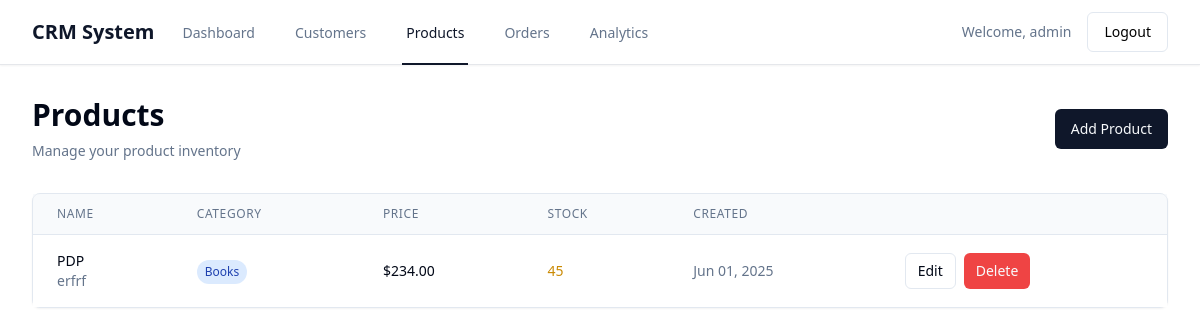
Screenshot of /products/ (signed in) with the database file from the repository.
### app/models.py (models this page shows, shortened)
class Product(models.Model):
    CATEGORY_CHOICES = [
        ('electronics', 'Electronics'),
        ('clothing', 'Clothing'),
        ('books', 'Books'),
        ('home', 'Home & Garden'),
        ('sports', 'Sports'),
        ('other', 'Other'),
    ]
    name = models.CharField(max_length=200)
    description = models.TextField()
    price = models.DecimalField(max_digits=10, decimal_places=2)
    category = models.CharField(max_length=20, choices=CATEGORY_CHOICES)
    stock_quantity = models.PositiveIntegerField(default=0)
    created_at = models.DateTimeField(auto_now_add=True)
    updated_at = models.DateTimeField(auto_now=True)

### app/views.py (the view)
# urls.py: path('products/', views.product_list, name='product_list'),
@login_required
def product_list(request):
    search_query = request.GET.get('search', '')
    category = request.GET.get('category', '')
    products = Product.objects.all()
    if search_query:
        products = products.filter(
            Q(name__icontains=search_query) |
            Q(description__icontains=search_query)
        )
    if category:
        products = products.filter(category=category)
    products = products.order_by('-created_at')
    paginator = Paginator(products, 10)
    page_number = request.GET.get('page')
    page_obj = paginator.get_page(page_number)
    context = {
        'products': page_obj,
        'search_query': search_query,
        'category': category,
        'categories': Product.CATEGORY_CHOICES,
    }
    return render(request, 'crm/product_list.html', context)

### app/templates/crm/product_list.html (shortened to what this page needs)
{% extends 'base.html' %}
{% block content %}
<div class="mx-auto max-w-7xl px-4 sm:px-6 lg:px-8 py-8">
    <div class="sm:flex sm:items-center">
        <div class="sm:flex-auto">
            <h1 class="text-3xl font-bold text-foreground">Products</h1>
            <p class="mt-2 text-sm text-muted-foreground">Manage your product inventory</p>
        </div>
        <div class="mt-4 sm:ml-16 sm:mt-0 sm:flex-none">
            <a href="{% url 'product_create' %}" class="inline-flex items-center justify-center rounded-md text-sm font-medium ring-offset-background transition-colors focus-visible:outline-none focus-visible:ring-2 focus-visible:ring-ring focus-visible:ring-offset-2 disabled:pointer-events-none disabled:opacity-50 bg-primary text-primary-foreground hover:bg-primary/90 h-10 px-4 py-2">
                Add Product
            </a>
        </div>
    </div>
    <div class="mt-8 flow-root">
        <div class="rounded-lg border border-border bg-card text-card-foreground shadow-sm">
            <div class="overflow-hidden">
                <table class="min-w-full divide-y divide-border">
                    <thead class="bg-muted/50">
                        <tr>
                            <th scope="col" class="px-6 py-3 text-left text-xs font-medium text-muted-foreground uppercase tracking-wider">Name</th>
                            <th scope="col" class="px-6 py-3 text-left text-xs font-medium text-muted-foreground uppercase tracking-wider">Category</th>
                            <th scope="col" class="px-6 py-3 text-left text-xs font-medium text-muted-foreground uppercase tracking-wider">Price</th>
                            <th scope="col" class="px-6 py-3 text-left text-xs font-medium text-muted-foreground uppercase tracking-wider">Stock</th>
                            <th scope="col" class="px-6 py-3 text-left text-xs font-medium text-muted-foreground uppercase tracking-wider">Created</th>
                            <th scope="col" class="relative px-6 py-3"><span class="sr-only">Actions</span></th>
                        </tr>
                    </thead>
                    <tbody class="bg-card divide-y divide-border">
                        {% for product in products %}
                        <tr>
                            <td class="px-6 py-4 whitespace-nowrap">
                                <div>
                                    <div class="text-sm font-medium text-foreground">{{ product.name }}</div>
                                    <div class="text-sm text-muted-foreground">{{ product.description|truncatechars:50 }}</div>
                                </div>
                            </td>
                            <td class="px-6 py-4 whitespace-nowrap">
                                <span class="inline-flex items-center rounded-full px-2 py-1 text-xs font-medium bg-blue-100 text-blue-800">
                                    {{ product.get_category_display }}
                                </span>
                            </td>
                            <td class="px-6 py-4 whitespace-nowrap text-sm text-foreground">
                                ${{ product.price }}
                            </td>
                            <td class="px-6 py-4 whitespace-nowrap text-sm text-foreground">
                                <span class="{% if product.stock_quantity < 10 %}text-red-600{% elif product.stock_quantity < 50 %}text-yellow-600{% else %}text-green-600{% endif %}">
                                    {{ product.stock_quantity }}
                                </span>
                            </td>
                            <td class="px-6 py-4 whitespace-nowrap text-sm text-muted-foreground">
                                {{ product.created_at|date:"M d, Y" }}
                            </td>
                            <td class="px-6 py-4 whitespace-nowrap text-right text-sm font-medium">
                                <div class="flex space-x-2">
                                    <a href="{% url 'product_edit' product.pk %}" class="inline-flex items-center justify-center rounded-md text-sm font-medium ring-offset-background transition-colors focus-visible:outline-none focus-visible:ring-2 focus-visible:ring-ring focus-visible:ring-offset-2 disabled:pointer-events-none disabled:opacity-50 border border-input bg-background hover:bg-accent hover:text-accent-foreground h-9 px-3">
                                        Edit
                                    </a>
                                    <a href="{% url 'product_delete' product.pk %}" class="inline-flex items-center justify-center rounded-md text-sm font-medium ring-offset-background transition-colors focus-visible:outline-none focus-visible:ring-2 focus-visible:ring-ring focus-visible:ring-offset-2 disabled:pointer-events-none disabled:opacity-50 bg-destructive text-destructive-foreground hover:bg-destructive/90 h-9 px-3">
                                        Delete
                                    </a>
                                </div>
                            </td>
                        </tr>
                        {% empty %}
                        <tr>
                            <td colspan="6" class="px-6 py-4 text-center text-sm text-muted-foreground">
                                No products found. <a href="{% url 'product_create' %}" class="text-primary hover:underline">Add your first product</a>
                            </td>
                        </tr>
                        {% endfor %}
                    </tbody>
                </table>
            </div>
        </div>
    </div>
</div>
{% endblock %}

### app/templates/base.html (shortened to what this page needs)
<!DOCTYPE html>
<html lang="en" class="h-full bg-background">
<head>
    <script src="https://cdn.tailwindcss.com"></script>
</head>
<body class="h-full">
    <div class="min-h-full">
        {% if user.is_authenticated %}
        <nav class="bg-white shadow-sm border-b">
            <div class="mx-auto max-w-7xl px-4 sm:px-6 lg:px-8">
                <div class="flex h-16 justify-between">
                    <div class="flex">
                        <div class="flex flex-shrink-0 items-center">
                            <h1 class="text-xl font-bold text-primary">CRM System</h1>
                        </div>
                        <div class="hidden sm:-my-px sm:ml-6 sm:flex sm:space-x-8">
                            <a href="{% url 'dashboard' %}" class="{% if request.resolver_match.url_name == 'dashboard' %}border-primary text-primary{% else %}border-transparent text-muted-foreground hover:border-gray-300 hover:text-gray-700{% endif %} inline-flex items-center border-b-2 px-1 pt-1 text-sm font-medium">
                                Dashboard
                            </a>
                            <a href="{% url 'customer_list' %}" class="{% if 'customer' in request.resolver_match.url_name %}border-primary text-primary{% else %}border-transparent text-muted-foreground hover:border-gray-300 hover:text-gray-700{% endif %} inline-flex items-center border-b-2 px-1 pt-1 text-sm font-medium">
                                Customers
                            </a>
                            <a href="{% url 'product_list' %}" class="{% if 'product' in request.resolver_match.url_name %}border-primary text-primary{% else %}border-transparent text-muted-foreground hover:border-gray-300 hover:text-gray-700{% endif %} inline-flex items-center border-b-2 px-1 pt-1 text-sm font-medium">
                                Products
                            </a>
                            <a href="{% url 'order_list' %}" class="{% if 'order' in request.resolver_match.url_name %}border-primary text-primary{% else %}border-transparent text-muted-foreground hover:border-gray-300 hover:text-gray-700{% endif %} inline-flex items-center border-b-2 px-1 pt-1 text-sm font-medium">
                                Orders
                            </a>
                            <a href="{% url 'analytics' %}" class="{% if request.resolver_match.url_name == 'analytics' %}border-primary text-primary{% else %}border-transparent text-muted-foreground hover:border-gray-300 hover:text-gray-700{% endif %} inline-flex items-center border-b-2 px-1 pt-1 text-sm font-medium">
                                Analytics
                            </a>
                        </div>
                    </div>
                    <div class="hidden sm:ml-6 sm:flex sm:items-center">
                        <div class="relative ml-3">
                            <div class="flex items-center space-x-4">
                                <span class="text-sm text-muted-foreground">Welcome, {{ user.username }}</span>
                                <a href="{% url 'logout' %}" class="inline-flex items-center justify-center rounded-md text-sm font-medium ring-offset-background transition-colors focus-visible:outline-none focus-visible:ring-2 focus-visible:ring-ring focus-visible:ring-offset-2 disabled:pointer-events-none disabled:opacity-50 border border-input bg-background hover:bg-accent hover:text-accent-foreground h-10 px-4 py-2">
                                    Logout
                                </a>
                            </div>
                        </div>
                    </div>
                </div>
            </div>
        </nav>
        {% endif %}
        <main>
            {% block content %}
            {% endblock %}
        </main>
    </div>
</body>
</html>

### rows the page displays
Product: name "PDP", description "erfrf", category "Books", price "234.00", stock_quantity "45", created_at "Jun 01, 2025"

### other values shown
{{ user.username }} "admin"
